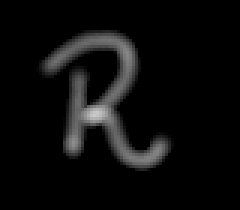
#> input picture Basic/images/r5.png, 80 x 70 px (shown 3 times larger)
$ jupyter execute 'g) morphology.ipynb'
#> lines starting #> are read from the running program, lines starting #| are printed output that depends on the picture; after the words box and inside, x2 and y2 are one past the last pixel; in counts of white or black regions, pixels touching at a corner belong together
When you try to spot objects in an image, you can do so by its characteristics, like the shape. This what Morphology does.

Binary regions produced by simple thresholding can be distorted by noise and texture, as we can see in the image.

Morphological filtering operations try to remove these imperfections by accounting for the form and structure of the objects in the image. These operations are especially suited to binary images, but some can extend to grayscale ones.

Basic morphological operations are dilation and erosion. Dilation adds pixels to the boundaries of objects in an image, while erosion removes pixels on object boundaries. The number of pixels added or removed from the objects in an image depends on the size and shape of a structuring element used to process the image.

The structuring element is a small binary image used to probe the input image. We try to "fit" in the image object we want to get its shape. Here, the square structuring element named "A" fits in the object we want to select. The "B" intersects the object and the "C" is out of it. So if we want to select an apple in a table, we want the structuring element fit in that apple so then expands, probe and obtain the shape.

The dimensions specify the size of the structuring element. Like a square of 5 by 5 pixels. The pattern of ones and zeros specifies the shape of the structuring element. This should be of a similar form to the shape of the object we want to select. So we see in here different types of shapes, from squares, to diamond. The pink cell is the center or origin of the structuring element. Identifies the pixel being processed.

scikit-image has multiple shapes for this structured element, each one with its own method from the morphology module. If we want square as the structured element, we can obtain it with the square method. Or a rectangle with width and height. This will return the desired shape and if we print we'll see how these are formed with 1s.

To apply erosion we can use the binary erosion function. With this we can optionally set a structuring element to use in the operation. Here we import it and load a binary horse image.

Set the structuring element to a rectangular-shaped, since it's somewhat similar to the shape we want to obtain, which is a horse. And obtain the eroded image by using this function, passing the image and structuring element as parameters. If not set, the function will use a cross-shaped structured element.

Showing the resulting image, next to the original to compare them, we see that the resulted image is missing some pixels. But still kind of showing the horse shape.

If we apply binary erosion with default structuring element shape, we would obtain this eroded image. It's working better, more accurate than before. So for this image the cross-shaped works great.

Now let's look at dilation. As the name implies, this operation sort of "expands" the objects in the image. Here, we use binary dilation function, also from the morphology module, on image_horse. Let's use the default structuring element, which is cross-shaped. Next, plot the result.

We see that dilation is indeed adding just a little bit in some parts, like the lower legs and paws. We see that the default structuring element works well.

### Handwritten letters
A very interesting use of computer vision in real-life solutions is performing Optical Character Recognition (OCR) to distinguish printed or handwritten text characters inside digital images of physical documents.

Let's try to improve the definition of this handwritten letter so that it's easier to classify.

[cell 1]
from skimage import morphology,color
import matplotlib.pyplot as plt

[cell 2]
import numpy as np

def show_image(image, title='Image', cmap_type='gray'):
    plt.imshow(image, cmap=cmap_type)
    plt.title(title)
    plt.axis('off')

[cell 3]
upper_r_image = plt.imread('./images/r5.png')
#> upper_r_image is the input picture: shape (70, 80, 3) float32; min 0, max 0.784, mean 0.0469
upper_r_image = color.rgb2gray(upper_r_image)
#> upper_r_image: shape (70, 80) float32

# Obtain the eroded shape
eroded_image_shape = morphology.binary_erosion(upper_r_image)
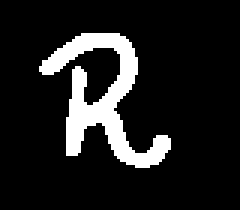
#> eroded_image_shape: shape (70, 80) bool (shown 3 times larger); 12.2% white; 1 white region, box (x1, y1, x2, y2) and area: (13, 11, 57, 56) 682

# See results
show_image(upper_r_image, 'Original')

[cell 4]
# See results
show_image(eroded_image_shape, 'Eroded image')

Clearly, erosion is useful for removing minor white noise.

### Improving thresholded image
In this exercise, we'll try to reduce the noise of a thresholded image using the dilation morphological operation.

This operation, in a way, expands the objects in the image.

[cell 5]
world_image = plt.imread('./images/world_image_binary.jpg')
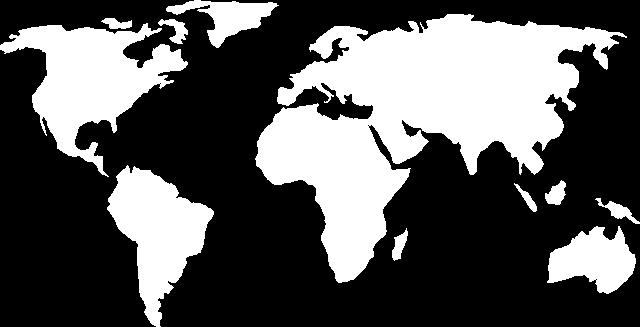
#> input picture Basic/images/world_image_binary.jpg, 640 x 327 px
#> world_image is the input picture: shape (327, 640); min 0, max 255, mean 87.7

# Obtain the dilated image
dilated_image = morphology.binary_dilation(world_image)
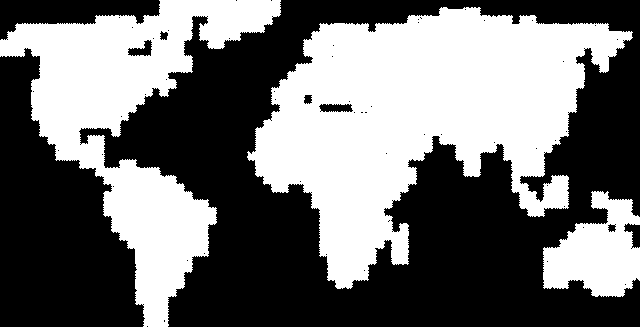
#> dilated_image: shape (327, 640) bool; 44.4% white; 3 white regions, box (x1, y1, x2, y2) and area: (247, 7, 633, 289) 55058, (0, 0, 281, 327) 31351, (543, 191, 640, 297) 6433

# See the result
show_image(world_image, 'Original')

[cell 6]
show_image(dilated_image, 'Dilated image')
